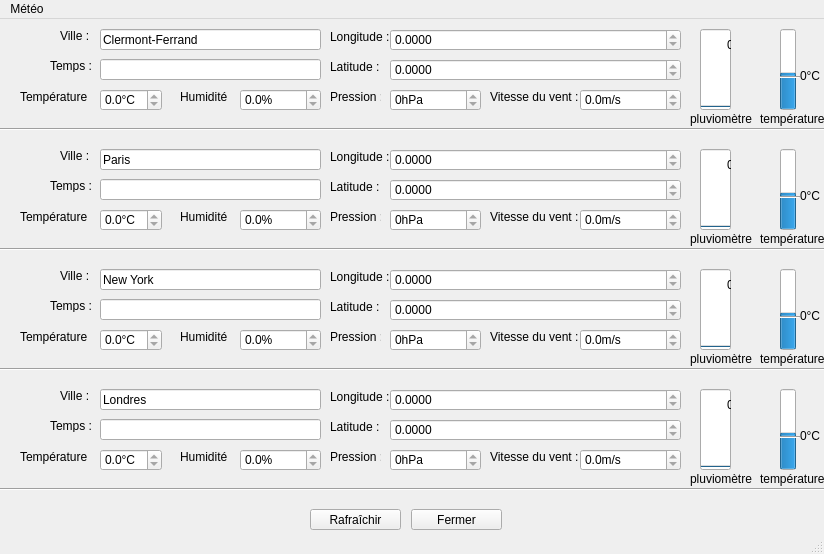
<?xml version="1.0" encoding="UTF-8"?>
<ui version="4.0">
 <class>MainWindow</class>
 <widget class="QMainWindow" name="MainWindow">
  <property name="geometry">
   <rect>
    <x>0</x>
    <y>0</y>
    <width>824</width>
    <height>554</height>
   </rect>
  </property>
  <property name="windowTitle">
   <string>MainWindow</string>
  </property>
  <widget class="QWidget" name="centralwidget">
   <widget class="QLabel" name="label">
    <property name="geometry">
     <rect>
      <x>20</x>
      <y>70</y>
      <width>71</width>
      <height>16</height>
     </rect>
    </property>
    <property name="text">
     <string>Température : </string>
    </property>
   </widget>
   <widget class="QDoubleSpinBox" name="temperature">
    <property name="geometry">
     <rect>
      <x>100</x>
      <y>70</y>
      <width>62</width>
      <height>22</height>
     </rect>
    </property>
    <property name="readOnly">
     <bool>true</bool>
    </property>
    <property name="suffix">
     <string>°C</string>
    </property>
    <property name="decimals">
     <number>1</number>
    </property>
   </widget>
   <widget class="QLineEdit" name="temps">
    <property name="geometry">
     <rect>
      <x>100</x>
      <y>40</y>
      <width>221</width>
      <height>21</height>
     </rect>
    </property>
    <property name="readOnly">
     <bool>true</bool>
    </property>
   </widget>
   <widget class="QLabel" name="label_3">
    <property name="geometry">
     <rect>
      <x>60</x>
      <y>10</y>
      <width>47</width>
      <height>13</height>
     </rect>
    </property>
    <property name="text">
     <string>Ville : </string>
    </property>
   </widget>
   <widget class="QLineEdit" name="ville">
    <property name="geometry">
     <rect>
      <x>100</x>
      <y>10</y>
      <width>221</width>
      <height>21</height>
     </rect>
    </property>
    <property name="text">
     <string>Clermont-Ferrand</string>
    </property>
    <property name="readOnly">
     <bool>true</bool>
    </property>
   </widget>
   <widget class="QLabel" name="label_4">
    <property name="geometry">
     <rect>
      <x>60</x>
      <y>130</y>
      <width>47</width>
      <height>13</height>
     </rect>
    </property>
    <property name="text">
     <string>Ville : </string>
    </property>
   </widget>
   <widget class="QDoubleSpinBox" name="temperature_2">
    <property name="geometry">
     <rect>
      <x>100</x>
      <y>190</y>
      <width>62</width>
      <height>22</height>
     </rect>
    </property>
    <property name="readOnly">
     <bool>true</bool>
    </property>
    <property name="suffix">
     <string>°C</string>
    </property>
    <property name="decimals">
     <number>1</number>
    </property>
   </widget>
   <widget class="QLabel" name="label_5">
    <property name="geometry">
     <rect>
      <x>20</x>
      <y>190</y>
      <width>71</width>
      <height>16</height>
     </rect>
    </property>
    <property name="text">
     <string>Température : </string>
    </property>
   </widget>
   <widget class="QLineEdit" name="temps_2">
    <property name="geometry">
     <rect>
      <x>100</x>
      <y>160</y>
      <width>221</width>
      <height>21</height>
     </rect>
    </property>
    <property name="readOnly">
     <bool>true</bool>
    </property>
   </widget>
   <widget class="QLabel" name="label_6">
    <property name="geometry">
     <rect>
      <x>50</x>
      <y>160</y>
      <width>47</width>
      <height>13</height>
     </rect>
    </property>
    <property name="text">
     <string>Temps : </string>
    </property>
   </widget>
   <widget class="QLineEdit" name="ville_2">
    <property name="geometry">
     <rect>
      <x>100</x>
      <y>130</y>
      <width>221</width>
      <height>21</height>
     </rect>
    </property>
    <property name="text">
     <string>Paris</string>
    </property>
    <property name="readOnly">
     <bool>true</bool>
    </property>
   </widget>
   <widget class="QLabel" name="label_7">
    <property name="geometry">
     <rect>
      <x>60</x>
      <y>250</y>
      <width>47</width>
      <height>13</height>
     </rect>
    </property>
    <property name="text">
     <string>Ville : </string>
    </property>
   </widget>
   <widget class="QDoubleSpinBox" name="temperature_3">
    <property name="geometry">
     <rect>
      <x>100</x>
      <y>310</y>
      <width>62</width>
      <height>22</height>
     </rect>
    </property>
    <property name="readOnly">
     <bool>true</bool>
    </property>
    <property name="suffix">
     <string>°C</string>
    </property>
    <property name="decimals">
     <number>1</number>
    </property>
   </widget>
   <widget class="QLabel" name="label_8">
    <property name="geometry">
     <rect>
      <x>20</x>
      <y>310</y>
      <width>71</width>
      <height>16</height>
     </rect>
    </property>
    <property name="text">
     <string>Température : </string>
    </property>
   </widget>
   <widget class="QLineEdit" name="temps_3">
    <property name="geometry">
     <rect>
      <x>100</x>
      <y>280</y>
      <width>221</width>
      <height>21</height>
     </rect>
    </property>
    <property name="readOnly">
     <bool>true</bool>
    </property>
   </widget>
   <widget class="QLabel" name="label_9">
    <property name="geometry">
     <rect>
      <x>50</x>
      <y>280</y>
      <width>47</width>
      <height>13</height>
     </rect>
    </property>
    <property name="text">
     <string>Temps : </string>
    </property>
   </widget>
   <widget class="QLineEdit" name="ville_3">
    <property name="geometry">
     <rect>
      <x>100</x>
      <y>250</y>
      <width>221</width>
      <height>21</height>
     </rect>
    </property>
    <property name="text">
     <string>New York</string>
    </property>
    <property name="readOnly">
     <bool>true</bool>
    </property>
   </widget>
   <widget class="QLabel" name="label_10">
    <property name="geometry">
     <rect>
      <x>60</x>
      <y>370</y>
      <width>47</width>
      <height>13</height>
     </rect>
    </property>
    <property name="text">
     <string>Ville : </string>
    </property>
   </widget>
   <widget class="QDoubleSpinBox" name="temperature_4">
    <property name="geometry">
     <rect>
      <x>100</x>
      <y>430</y>
      <width>62</width>
      <height>22</height>
     </rect>
    </property>
    <property name="readOnly">
     <bool>true</bool>
    </property>
    <property name="suffix">
     <string>°C</string>
    </property>
    <property name="decimals">
     <number>1</number>
    </property>
   </widget>
   <widget class="QLabel" name="label_11">
    <property name="geometry">
     <rect>
      <x>20</x>
      <y>430</y>
      <width>71</width>
      <height>16</height>
     </rect>
    </property>
    <property name="text">
     <string>Température : </string>
    </property>
   </widget>
   <widget class="QLineEdit" name="temps_4">
    <property name="geometry">
     <rect>
      <x>100</x>
      <y>400</y>
      <width>221</width>
      <height>21</height>
     </rect>
    </property>
    <property name="readOnly">
     <bool>true</bool>
    </property>
   </widget>
   <widget class="QLabel" name="label_12">
    <property name="geometry">
     <rect>
      <x>50</x>
      <y>400</y>
      <width>47</width>
      <height>13</height>
     </rect>
    </property>
    <property name="text">
     <string>Temps : </string>
    </property>
   </widget>
   <widget class="QLineEdit" name="ville_4">
    <property name="geometry">
     <rect>
      <x>100</x>
      <y>370</y>
      <width>221</width>
      <height>21</height>
     </rect>
    </property>
    <property name="text">
     <string>Londres</string>
    </property>
    <property name="readOnly">
     <bool>true</bool>
    </property>
   </widget>
   <widget class="Line" name="line">
    <property name="geometry">
     <rect>
      <x>0</x>
      <y>100</y>
      <width>831</width>
      <height>20</height>
     </rect>
    </property>
    <property name="orientation">
     <enum>Qt::Horizontal</enum>
    </property>
   </widget>
   <widget class="Line" name="line_2">
    <property name="geometry">
     <rect>
      <x>0</x>
      <y>220</y>
      <width>841</width>
      <height>20</height>
     </rect>
    </property>
    <property name="orientation">
     <enum>Qt::Horizontal</enum>
    </property>
   </widget>
   <widget class="Line" name="line_3">
    <property name="geometry">
     <rect>
      <x>0</x>
      <y>340</y>
      <width>881</width>
      <height>20</height>
     </rect>
    </property>
    <property name="orientation">
     <enum>Qt::Horizontal</enum>
    </property>
   </widget>
   <widget class="QLabel" name="label_13">
    <property name="geometry">
     <rect>
      <x>180</x>
      <y>70</y>
      <width>51</width>
      <height>16</height>
     </rect>
    </property>
    <property name="text">
     <string>Humidité : </string>
    </property>
   </widget>
   <widget class="QDoubleSpinBox" name="humidite">
    <property name="geometry">
     <rect>
      <x>240</x>
      <y>70</y>
      <width>81</width>
      <height>22</height>
     </rect>
    </property>
    <property name="readOnly">
     <bool>true</bool>
    </property>
    <property name="suffix">
     <string>%</string>
    </property>
    <property name="decimals">
     <number>1</number>
    </property>
   </widget>
   <widget class="QLabel" name="label_14">
    <property name="geometry">
     <rect>
      <x>180</x>
      <y>190</y>
      <width>51</width>
      <height>16</height>
     </rect>
    </property>
    <property name="text">
     <string>Humidité : </string>
    </property>
   </widget>
   <widget class="QDoubleSpinBox" name="humidite_2">
    <property name="geometry">
     <rect>
      <x>240</x>
      <y>190</y>
      <width>81</width>
      <height>22</height>
     </rect>
    </property>
    <property name="readOnly">
     <bool>true</bool>
    </property>
    <property name="suffix">
     <string>%</string>
    </property>
    <property name="decimals">
     <number>1</number>
    </property>
   </widget>
   <widget class="QLabel" name="label_15">
    <property name="geometry">
     <rect>
      <x>180</x>
      <y>310</y>
      <width>51</width>
      <height>16</height>
     </rect>
    </property>
    <property name="text">
     <string>Humidité : </string>
    </property>
   </widget>
   <widget class="QDoubleSpinBox" name="humidite_3">
    <property name="geometry">
     <rect>
      <x>240</x>
      <y>310</y>
      <width>81</width>
      <height>22</height>
     </rect>
    </property>
    <property name="readOnly">
     <bool>true</bool>
    </property>
    <property name="suffix">
     <string>%</string>
    </property>
    <property name="decimals">
     <number>1</number>
    </property>
   </widget>
   <widget class="QLabel" name="label_16">
    <property name="geometry">
     <rect>
      <x>180</x>
      <y>430</y>
      <width>51</width>
      <height>16</height>
     </rect>
    </property>
    <property name="text">
     <string>Humidité : </string>
    </property>
   </widget>
   <widget class="QDoubleSpinBox" name="humidite_4">
    <property name="geometry">
     <rect>
      <x>240</x>
      <y>430</y>
      <width>81</width>
      <height>22</height>
     </rect>
    </property>
    <property name="readOnly">
     <bool>true</bool>
    </property>
    <property name="suffix">
     <string>%</string>
    </property>
    <property name="decimals">
     <number>1</number>
    </property>
   </widget>
   <widget class="QLabel" name="label_17">
    <property name="geometry">
     <rect>
      <x>330</x>
      <y>70</y>
      <width>51</width>
      <height>16</height>
     </rect>
    </property>
    <property name="text">
     <string>Pression : </string>
    </property>
   </widget>
   <widget class="QSpinBox" name="pression">
    <property name="geometry">
     <rect>
      <x>390</x>
      <y>70</y>
      <width>91</width>
      <height>22</height>
     </rect>
    </property>
    <property name="readOnly">
     <bool>true</bool>
    </property>
    <property name="suffix">
     <string>hPa</string>
    </property>
    <property name="maximum">
     <number>9999</number>
    </property>
   </widget>
   <widget class="QSpinBox" name="pression_2">
    <property name="geometry">
     <rect>
      <x>390</x>
      <y>190</y>
      <width>91</width>
      <height>22</height>
     </rect>
    </property>
    <property name="readOnly">
     <bool>true</bool>
    </property>
    <property name="suffix">
     <string>hPa</string>
    </property>
    <property name="maximum">
     <number>9999</number>
    </property>
   </widget>
   <widget class="QLabel" name="label_18">
    <property name="geometry">
     <rect>
      <x>330</x>
      <y>190</y>
      <width>51</width>
      <height>16</height>
     </rect>
    </property>
    <property name="text">
     <string>Pression : </string>
    </property>
   </widget>
   <widget class="QSpinBox" name="pression_3">
    <property name="geometry">
     <rect>
      <x>390</x>
      <y>310</y>
      <width>91</width>
      <height>22</height>
     </rect>
    </property>
    <property name="readOnly">
     <bool>true</bool>
    </property>
    <property name="suffix">
     <string>hPa</string>
    </property>
    <property name="maximum">
     <number>9999</number>
    </property>
   </widget>
   <widget class="QLabel" name="label_19">
    <property name="geometry">
     <rect>
      <x>330</x>
      <y>310</y>
      <width>51</width>
      <height>16</height>
     </rect>
    </property>
    <property name="text">
     <string>Pression : </string>
    </property>
   </widget>
   <widget class="QSpinBox" name="pression_4">
    <property name="geometry">
     <rect>
      <x>390</x>
      <y>430</y>
      <width>91</width>
      <height>22</height>
     </rect>
    </property>
    <property name="readOnly">
     <bool>true</bool>
    </property>
    <property name="suffix">
     <string>hPa</string>
    </property>
    <property name="maximum">
     <number>9999</number>
    </property>
   </widget>
   <widget class="QLabel" name="label_20">
    <property name="geometry">
     <rect>
      <x>330</x>
      <y>430</y>
      <width>51</width>
      <height>16</height>
     </rect>
    </property>
    <property name="text">
     <string>Pression : </string>
    </property>
   </widget>
   <widget class="QLabel" name="label_21">
    <property name="geometry">
     <rect>
      <x>330</x>
      <y>10</y>
      <width>61</width>
      <height>16</height>
     </rect>
    </property>
    <property name="text">
     <string>Longitude : </string>
    </property>
   </widget>
   <widget class="QLabel" name="label_22">
    <property name="geometry">
     <rect>
      <x>330</x>
      <y>40</y>
      <width>51</width>
      <height>16</height>
     </rect>
    </property>
    <property name="text">
     <string>Latitude : </string>
    </property>
   </widget>
   <widget class="QLabel" name="label_23">
    <property name="geometry">
     <rect>
      <x>330</x>
      <y>160</y>
      <width>51</width>
      <height>16</height>
     </rect>
    </property>
    <property name="text">
     <string>Latitude : </string>
    </property>
   </widget>
   <widget class="QLabel" name="label_24">
    <property name="geometry">
     <rect>
      <x>330</x>
      <y>130</y>
      <width>61</width>
      <height>16</height>
     </rect>
    </property>
    <property name="text">
     <string>Longitude : </string>
    </property>
   </widget>
   <widget class="QLabel" name="label_25">
    <property name="geometry">
     <rect>
      <x>330</x>
      <y>280</y>
      <width>51</width>
      <height>16</height>
     </rect>
    </property>
    <property name="text">
     <string>Latitude : </string>
    </property>
   </widget>
   <widget class="QLabel" name="label_26">
    <property name="geometry">
     <rect>
      <x>330</x>
      <y>250</y>
      <width>61</width>
      <height>16</height>
     </rect>
    </property>
    <property name="text">
     <string>Longitude : </string>
    </property>
   </widget>
   <widget class="QLabel" name="label_27">
    <property name="geometry">
     <rect>
      <x>330</x>
      <y>400</y>
      <width>51</width>
      <height>16</height>
     </rect>
    </property>
    <property name="text">
     <string>Latitude : </string>
    </property>
   </widget>
   <widget class="QLabel" name="label_28">
    <property name="geometry">
     <rect>
      <x>330</x>
      <y>370</y>
      <width>61</width>
      <height>16</height>
     </rect>
    </property>
    <property name="text">
     <string>Longitude : </string>
    </property>
   </widget>
   <widget class="QLabel" name="label_29">
    <property name="geometry">
     <rect>
      <x>490</x>
      <y>70</y>
      <width>91</width>
      <height>16</height>
     </rect>
    </property>
    <property name="text">
     <string>Vitesse du vent : </string>
    </property>
   </widget>
   <widget class="QLabel" name="label_30">
    <property name="geometry">
     <rect>
      <x>490</x>
      <y>190</y>
      <width>91</width>
      <height>16</height>
     </rect>
    </property>
    <property name="text">
     <string>Vitesse du vent : </string>
    </property>
   </widget>
   <widget class="QLabel" name="label_31">
    <property name="geometry">
     <rect>
      <x>490</x>
      <y>310</y>
      <width>91</width>
      <height>16</height>
     </rect>
    </property>
    <property name="text">
     <string>Vitesse du vent : </string>
    </property>
   </widget>
   <widget class="QLabel" name="label_32">
    <property name="geometry">
     <rect>
      <x>490</x>
      <y>430</y>
      <width>91</width>
      <height>16</height>
     </rect>
    </property>
    <property name="text">
     <string>Vitesse du vent : </string>
    </property>
   </widget>
   <widget class="Line" name="line_4">
    <property name="geometry">
     <rect>
      <x>0</x>
      <y>460</y>
      <width>851</width>
      <height>20</height>
     </rect>
    </property>
    <property name="orientation">
     <enum>Qt::Horizontal</enum>
    </property>
   </widget>
   <widget class="QPushButton" name="pushButton">
    <property name="geometry">
     <rect>
      <x>411</x>
      <y>490</y>
      <width>91</width>
      <height>21</height>
     </rect>
    </property>
    <property name="text">
     <string>Fermer</string>
    </property>
   </widget>
   <widget class="QPushButton" name="refresh">
    <property name="geometry">
     <rect>
      <x>310</x>
      <y>490</y>
      <width>91</width>
      <height>21</height>
     </rect>
    </property>
    <property name="text">
     <string>Rafraîchir</string>
    </property>
   </widget>
   <widget class="QProgressBar" name="progressBar">
    <property name="geometry">
     <rect>
      <x>700</x>
      <y>10</y>
      <width>31</width>
      <height>81</height>
     </rect>
    </property>
    <property name="maximum">
     <number>50</number>
    </property>
    <property name="value">
     <number>0</number>
    </property>
    <property name="orientation">
     <enum>Qt::Vertical</enum>
    </property>
    <property name="format">
     <string>%vmm</string>
    </property>
   </widget>
   <widget class="QLabel" name="label_33">
    <property name="geometry">
     <rect>
      <x>690</x>
      <y>90</y>
      <width>91</width>
      <height>20</height>
     </rect>
    </property>
    <property name="text">
     <string>pluviomètre</string>
    </property>
   </widget>
   <widget class="QProgressBar" name="progressBar_2">
    <property name="geometry">
     <rect>
      <x>700</x>
      <y>130</y>
      <width>31</width>
      <height>81</height>
     </rect>
    </property>
    <property name="maximum">
     <number>50</number>
    </property>
    <property name="value">
     <number>0</number>
    </property>
    <property name="orientation">
     <enum>Qt::Vertical</enum>
    </property>
    <property name="format">
     <string>%vmm</string>
    </property>
   </widget>
   <widget class="QProgressBar" name="progressBar_3">
    <property name="geometry">
     <rect>
      <x>700</x>
      <y>250</y>
      <width>31</width>
      <height>81</height>
     </rect>
    </property>
    <property name="maximum">
     <number>50</number>
    </property>
    <property name="value">
     <number>0</number>
    </property>
    <property name="orientation">
     <enum>Qt::Vertical</enum>
    </property>
    <property name="format">
     <string>%vmm</string>
    </property>
   </widget>
   <widget class="QProgressBar" name="progressBar_4">
    <property name="geometry">
     <rect>
      <x>700</x>
      <y>370</y>
      <width>31</width>
      <height>81</height>
     </rect>
    </property>
    <property name="autoFillBackground">
     <bool>false</bool>
    </property>
    <property name="maximum">
     <number>50</number>
    </property>
    <property name="value">
     <number>0</number>
    </property>
    <property name="orientation">
     <enum>Qt::Vertical</enum>
    </property>
    <property name="invertedAppearance">
     <bool>false</bool>
    </property>
    <property name="format">
     <string>%vmm</string>
    </property>
   </widget>
   <widget class="QLabel" name="label_34">
    <property name="geometry">
     <rect>
      <x>690</x>
      <y>210</y>
      <width>91</width>
      <height>20</height>
     </rect>
    </property>
    <property name="text">
     <string>pluviomètre</string>
    </property>
   </widget>
   <widget class="QLabel" name="label_35">
    <property name="geometry">
     <rect>
      <x>690</x>
      <y>330</y>
      <width>91</width>
      <height>20</height>
     </rect>
    </property>
    <property name="text">
     <string>pluviomètre</string>
    </property>
   </widget>
   <widget class="QLabel" name="label_36">
    <property name="geometry">
     <rect>
      <x>690</x>
      <y>450</y>
      <width>91</width>
      <height>20</height>
     </rect>
    </property>
    <property name="text">
     <string>pluviomètre</string>
    </property>
   </widget>
   <widget class="QDoubleSpinBox" name="vent">
    <property name="geometry">
     <rect>
      <x>580</x>
      <y>70</y>
      <width>101</width>
      <height>22</height>
     </rect>
    </property>
    <property name="readOnly">
     <bool>true</bool>
    </property>
    <property name="suffix">
     <string>m/s</string>
    </property>
    <property name="decimals">
     <number>1</number>
    </property>
    <property name="maximum">
     <double>400.000000000000000</double>
    </property>
   </widget>
   <widget class="QDoubleSpinBox" name="vent_2">
    <property name="geometry">
     <rect>
      <x>580</x>
      <y>190</y>
      <width>101</width>
      <height>22</height>
     </rect>
    </property>
    <property name="readOnly">
     <bool>true</bool>
    </property>
    <property name="suffix">
     <string>m/s</string>
    </property>
    <property name="decimals">
     <number>1</number>
    </property>
    <property name="maximum">
     <double>400.000000000000000</double>
    </property>
   </widget>
   <widget class="QDoubleSpinBox" name="vent_3">
    <property name="geometry">
     <rect>
      <x>580</x>
      <y>310</y>
      <width>101</width>
      <height>22</height>
     </rect>
    </property>
    <property name="readOnly">
     <bool>true</bool>
    </property>
    <property name="suffix">
     <string>m/s</string>
    </property>
    <property name="decimals">
     <number>1</number>
    </property>
    <property name="maximum">
     <double>400.000000000000000</double>
    </property>
   </widget>
   <widget class="QDoubleSpinBox" name="vent_4">
    <property name="geometry">
     <rect>
      <x>580</x>
      <y>430</y>
      <width>101</width>
      <height>22</height>
     </rect>
    </property>
    <property name="readOnly">
     <bool>true</bool>
    </property>
    <property name="suffix">
     <string>m/s</string>
    </property>
    <property name="decimals">
     <number>1</number>
    </property>
    <property name="maximum">
     <double>400.000000000000000</double>
    </property>
   </widget>
   <widget class="QLabel" name="label_37">
    <property name="geometry">
     <rect>
      <x>50</x>
      <y>40</y>
      <width>47</width>
      <height>13</height>
     </rect>
    </property>
    <property name="text">
     <string>Temps : </string>
    </property>
   </widget>
   <widget class="QDoubleSpinBox" name="longitude">
    <property name="geometry">
     <rect>
      <x>390</x>
      <y>10</y>
      <width>291</width>
      <height>22</height>
     </rect>
    </property>
    <property name="readOnly">
     <bool>true</bool>
    </property>
    <property name="decimals">
     <number>4</number>
    </property>
    <property name="minimum">
     <double>-99999999.000000000000000</double>
    </property>
    <property name="maximum">
     <double>999999.000000000000000</double>
    </property>
   </widget>
   <widget class="QDoubleSpinBox" name="longitude_2">
    <property name="geometry">
     <rect>
      <x>390</x>
      <y>130</y>
      <width>291</width>
      <height>22</height>
     </rect>
    </property>
    <property name="readOnly">
     <bool>true</bool>
    </property>
    <property name="decimals">
     <number>4</number>
    </property>
    <property name="minimum">
     <double>-99999999.000000000000000</double>
    </property>
    <property name="maximum">
     <double>999999.000000000000000</double>
    </property>
   </widget>
   <widget class="QDoubleSpinBox" name="longitude_3">
    <property name="geometry">
     <rect>
      <x>390</x>
      <y>250</y>
      <width>291</width>
      <height>22</height>
     </rect>
    </property>
    <property name="readOnly">
     <bool>true</bool>
    </property>
    <property name="decimals">
     <number>4</number>
    </property>
    <property name="minimum">
     <double>-99999999.000000000000000</double>
    </property>
    <property name="maximum">
     <double>999999.000000000000000</double>
    </property>
   </widget>
   <widget class="QDoubleSpinBox" name="longitude_4">
    <property name="geometry">
     <rect>
      <x>390</x>
      <y>370</y>
      <width>291</width>
      <height>22</height>
     </rect>
    </property>
    <property name="readOnly">
     <bool>true</bool>
    </property>
    <property name="decimals">
     <number>4</number>
    </property>
    <property name="minimum">
     <double>-99999999.000000000000000</double>
    </property>
    <property name="maximum">
     <double>999999.000000000000000</double>
    </property>
   </widget>
   <widget class="QDoubleSpinBox" name="latitude">
    <property name="geometry">
     <rect>
      <x>390</x>
      <y>40</y>
      <width>291</width>
      <height>22</height>
     </rect>
    </property>
    <property name="readOnly">
     <bool>true</bool>
    </property>
    <property name="decimals">
     <number>4</number>
    </property>
    <property name="minimum">
     <double>-99999999.000000000000000</double>
    </property>
    <property name="maximum">
     <double>999999.000000000000000</double>
    </property>
   </widget>
   <widget class="QDoubleSpinBox" name="latitude_2">
    <property name="geometry">
     <rect>
      <x>390</x>
      <y>160</y>
      <width>291</width>
      <height>22</height>
     </rect>
    </property>
    <property name="readOnly">
     <bool>true</bool>
    </property>
    <property name="decimals">
     <number>4</number>
    </property>
    <property name="minimum">
     <double>-99999999.000000000000000</double>
    </property>
    <property name="maximum">
     <double>999999.000000000000000</double>
    </property>
   </widget>
   <widget class="QDoubleSpinBox" name="latitude_3">
    <property name="geometry">
     <rect>
      <x>390</x>
      <y>280</y>
      <width>291</width>
      <height>22</height>
     </rect>
    </property>
    <property name="readOnly">
     <bool>true</bool>
    </property>
    <property name="decimals">
     <number>4</number>
    </property>
    <property name="minimum">
     <double>-99999999.000000000000000</double>
    </property>
    <property name="maximum">
     <double>999999.000000000000000</double>
    </property>
   </widget>
   <widget class="QDoubleSpinBox" name="latitude_4">
    <property name="geometry">
     <rect>
      <x>390</x>
      <y>400</y>
      <width>291</width>
      <height>22</height>
     </rect>
    </property>
    <property name="readOnly">
     <bool>true</bool>
    </property>
    <property name="decimals">
     <number>4</number>
    </property>
    <property name="minimum">
     <double>-99999999.000000000000000</double>
    </property>
    <property name="maximum">
     <double>999999.000000000000000</double>
    </property>
   </widget>
   <widget class="QProgressBar" name="progresstemp_2">
    <property name="geometry">
     <rect>
      <x>780</x>
      <y>130</y>
      <width>16</width>
      <height>81</height>
     </rect>
    </property>
    <property name="minimum">
     <number>-42</number>
    </property>
    <property name="maximum">
     <number>60</number>
    </property>
    <property name="value">
     <number>0</number>
    </property>
    <property name="orientation">
     <enum>Qt::Vertical</enum>
    </property>
    <property name="format">
     <string>%v°C</string>
    </property>
   </widget>
   <widget class="QLabel" name="label_39">
    <property name="geometry">
     <rect>
      <x>760</x>
      <y>210</y>
      <width>91</width>
      <height>20</height>
     </rect>
    </property>
    <property name="text">
     <string>température</string>
    </property>
   </widget>
   <widget class="QLabel" name="label_2">
    <property name="geometry">
     <rect>
      <x>800</x>
      <y>170</y>
      <width>47</width>
      <height>13</height>
     </rect>
    </property>
    <property name="text">
     <string>0°C</string>
    </property>
   </widget>
   <widget class="Line" name="line_5">
    <property name="geometry">
     <rect>
      <x>780</x>
      <y>170</y>
      <width>20</width>
      <height>16</height>
     </rect>
    </property>
    <property name="orientation">
     <enum>Qt::Horizontal</enum>
    </property>
   </widget>
   <widget class="Line" name="line_6">
    <property name="geometry">
     <rect>
      <x>780</x>
      <y>50</y>
      <width>20</width>
      <height>16</height>
     </rect>
    </property>
    <property name="orientation">
     <enum>Qt::Horizontal</enum>
    </property>
   </widget>
   <widget class="QLabel" name="label_40">
    <property name="geometry">
     <rect>
      <x>760</x>
      <y>90</y>
      <width>91</width>
      <height>20</height>
     </rect>
    </property>
    <property name="text">
     <string>température</string>
    </property>
   </widget>
   <widget class="QProgressBar" name="progresstemp">
    <property name="geometry">
     <rect>
      <x>780</x>
      <y>10</y>
      <width>16</width>
      <height>81</height>
     </rect>
    </property>
    <property name="minimum">
     <number>-42</number>
    </property>
    <property name="maximum">
     <number>60</number>
    </property>
    <property name="value">
     <number>0</number>
    </property>
    <property name="orientation">
     <enum>Qt::Vertical</enum>
    </property>
    <property name="format">
     <string>%v°C</string>
    </property>
   </widget>
   <widget class="QLabel" name="label_38">
    <property name="geometry">
     <rect>
      <x>800</x>
      <y>50</y>
      <width>47</width>
      <height>13</height>
     </rect>
    </property>
    <property name="text">
     <string>0°C</string>
    </property>
   </widget>
   <widget class="Line" name="line_7">
    <property name="geometry">
     <rect>
      <x>780</x>
      <y>290</y>
      <width>20</width>
      <height>16</height>
     </rect>
    </property>
    <property name="orientation">
     <enum>Qt::Horizontal</enum>
    </property>
   </widget>
   <widget class="QLabel" name="label_42">
    <property name="geometry">
     <rect>
      <x>760</x>
      <y>330</y>
      <width>91</width>
      <height>20</height>
     </rect>
    </property>
    <property name="text">
     <string>température</string>
    </property>
   </widget>
   <widget class="QProgressBar" name="progresstemp_3">
    <property name="geometry">
     <rect>
      <x>780</x>
      <y>250</y>
      <width>16</width>
      <height>81</height>
     </rect>
    </property>
    <property name="minimum">
     <number>-42</number>
    </property>
    <property name="maximum">
     <number>60</number>
    </property>
    <property name="value">
     <number>0</number>
    </property>
    <property name="orientation">
     <enum>Qt::Vertical</enum>
    </property>
    <property name="format">
     <string>%v°C</string>
    </property>
   </widget>
   <widget class="QLabel" name="label_43">
    <property name="geometry">
     <rect>
      <x>800</x>
      <y>290</y>
      <width>47</width>
      <height>13</height>
     </rect>
    </property>
    <property name="text">
     <string>0°C</string>
    </property>
   </widget>
   <widget class="QLabel" name="label_44">
    <property name="geometry">
     <rect>
      <x>800</x>
      <y>410</y>
      <width>47</width>
      <height>13</height>
     </rect>
    </property>
    <property name="text">
     <string>0°C</string>
    </property>
   </widget>
   <widget class="Line" name="line_8">
    <property name="geometry">
     <rect>
      <x>780</x>
      <y>410</y>
      <width>20</width>
      <height>16</height>
     </rect>
    </property>
    <property name="orientation">
     <enum>Qt::Horizontal</enum>
    </property>
   </widget>
   <widget class="QLabel" name="label_45">
    <property name="geometry">
     <rect>
      <x>760</x>
      <y>450</y>
      <width>91</width>
      <height>20</height>
     </rect>
    </property>
    <property name="text">
     <string>température</string>
    </property>
   </widget>
   <widget class="QProgressBar" name="progresstemp_4">
    <property name="geometry">
     <rect>
      <x>780</x>
      <y>370</y>
      <width>16</width>
      <height>81</height>
     </rect>
    </property>
    <property name="minimum">
     <number>-42</number>
    </property>
    <property name="maximum">
     <number>60</number>
    </property>
    <property name="value">
     <number>0</number>
    </property>
    <property name="orientation">
     <enum>Qt::Vertical</enum>
    </property>
    <property name="format">
     <string>%v°C</string>
    </property>
   </widget>
   <zorder>progresstemp</zorder>
   <zorder>progresstemp_4</zorder>
   <zorder>label</zorder>
   <zorder>temperature</zorder>
   <zorder>temps</zorder>
   <zorder>label_3</zorder>
   <zorder>ville</zorder>
   <zorder>label_4</zorder>
   <zorder>temperature_2</zorder>
   <zorder>label_5</zorder>
   <zorder>temps_2</zorder>
   <zorder>label_6</zorder>
   <zorder>ville_2</zorder>
   <zorder>label_7</zorder>
   <zorder>temperature_3</zorder>
   <zorder>label_8</zorder>
   <zorder>temps_3</zorder>
   <zorder>label_9</zorder>
   <zorder>ville_3</zorder>
   <zorder>label_10</zorder>
   <zorder>temperature_4</zorder>
   <zorder>label_11</zorder>
   <zorder>temps_4</zorder>
   <zorder>label_12</zorder>
   <zorder>ville_4</zorder>
   <zorder>line</zorder>
   <zorder>line_2</zorder>
   <zorder>line_3</zorder>
   <zorder>label_13</zorder>
   <zorder>humidite</zorder>
   <zorder>label_14</zorder>
   <zorder>humidite_2</zorder>
   <zorder>label_15</zorder>
   <zorder>humidite_3</zorder>
   <zorder>label_16</zorder>
   <zorder>humidite_4</zorder>
   <zorder>label_17</zorder>
   <zorder>pression</zorder>
   <zorder>pression_2</zorder>
   <zorder>label_18</zorder>
   <zorder>pression_3</zorder>
   <zorder>label_19</zorder>
   <zorder>pression_4</zorder>
   <zorder>label_20</zorder>
   <zorder>label_21</zorder>
   <zorder>label_22</zorder>
   <zorder>label_23</zorder>
   <zorder>label_24</zorder>
   <zorder>label_25</zorder>
   <zorder>label_26</zorder>
   <zorder>label_27</zorder>
   <zorder>label_28</zorder>
   <zorder>label_29</zorder>
   <zorder>label_30</zorder>
   <zorder>label_31</zorder>
   <zorder>label_32</zorder>
   <zorder>line_4</zorder>
   <zorder>pushButton</zorder>
   <zorder>refresh</zorder>
   <zorder>progressBar</zorder>
   <zorder>label_33</zorder>
   <zorder>progressBar_2</zorder>
   <zorder>progressBar_3</zorder>
   <zorder>progressBar_4</zorder>
   <zorder>label_34</zorder>
   <zorder>label_35</zorder>
   <zorder>label_36</zorder>
   <zorder>vent</zorder>
   <zorder>vent_2</zorder>
   <zorder>vent_3</zorder>
   <zorder>vent_4</zorder>
   <zorder>label_37</zorder>
   <zorder>longitude</zorder>
   <zorder>longitude_2</zorder>
   <zorder>longitude_3</zorder>
   <zorder>longitude_4</zorder>
   <zorder>latitude</zorder>
   <zorder>latitude_2</zorder>
   <zorder>latitude_3</zorder>
   <zorder>latitude_4</zorder>
   <zorder>progresstemp_2</zorder>
   <zorder>label_39</zorder>
   <zorder>label_2</zorder>
   <zorder>line_5</zorder>
   <zorder>line_6</zorder>
   <zorder>label_40</zorder>
   <zorder>label_38</zorder>
   <zorder>label_42</zorder>
   <zorder>progresstemp_3</zorder>
   <zorder>label_43</zorder>
   <zorder>line_7</zorder>
   <zorder>label_44</zorder>
   <zorder>line_8</zorder>
   <zorder>label_45</zorder>
  </widget>
  <widget class="QMenuBar" name="menubar">
   <property name="geometry">
    <rect>
     <x>0</x>
     <y>0</y>
     <width>824</width>
     <height>20</height>
    </rect>
   </property>
   <widget class="QMenu" name="menuM_t_o">
    <property name="title">
     <string>Météo</string>
    </property>
   </widget>
   <addaction name="menuM_t_o"/>
  </widget>
  <widget class="QStatusBar" name="statusbar"/>
 </widget>
 <resources/>
 <connections>
  <connection>
   <sender>pushButton</sender>
   <signal>clicked()</signal>
   <receiver>MainWindow</receiver>
   <slot>close()</slot>
   <hints>
    <hint type="sourcelabel">
     <x>405</x>
     <y>520</y>
    </hint>
    <hint type="destinationlabel">
     <x>351</x>
     <y>276</y>
    </hint>
   </hints>
  </connection>
  <connection>
   <sender>refresh</sender>
   <signal>clicked()</signal>
   <receiver>MainWindow</receiver>
   <slot>telechargerClermont()</slot>
   <hints>
    <hint type="sourcelabel">
     <x>315</x>
     <y>521</y>
    </hint>
    <hint type="destinationlabel">
     <x>207</x>
     <y>507</y>
    </hint>
   </hints>
  </connection>
  <connection>
   <sender>refresh</sender>
   <signal>clicked()</signal>
   <receiver>MainWindow</receiver>
   <slot>telechargerLondres()</slot>
   <hints>
    <hint type="sourcelabel">
     <x>297</x>
     <y>527</y>
    </hint>
    <hint type="destinationlabel">
     <x>238</x>
     <y>524</y>
    </hint>
   </hints>
  </connection>
  <connection>
   <sender>refresh</sender>
   <signal>clicked()</signal>
   <receiver>MainWindow</receiver>
   <slot>telechargerNewYork()</slot>
   <hints>
    <hint type="sourcelabel">
     <x>305</x>
     <y>515</y>
    </hint>
    <hint type="destinationlabel">
     <x>68</x>
     <y>515</y>
    </hint>
   </hints>
  </connection>
  <connection>
   <sender>refresh</sender>
   <signal>clicked()</signal>
   <receiver>MainWindow</receiver>
   <slot>telechargerParis()</slot>
   <hints>
    <hint type="sourcelabel">
     <x>333</x>
     <y>522</y>
    </hint>
    <hint type="destinationlabel">
     <x>84</x>
     <y>504</y>
    </hint>
   </hints>
  </connection>
 </connections>
 <slots>
  <slot>telechargerClermont()</slot>
  <slot>telechargerParis()</slot>
  <slot>telechargerNewYork()</slot>
  <slot>telechargerLondres()</slot>
 </slots>
</ui>
